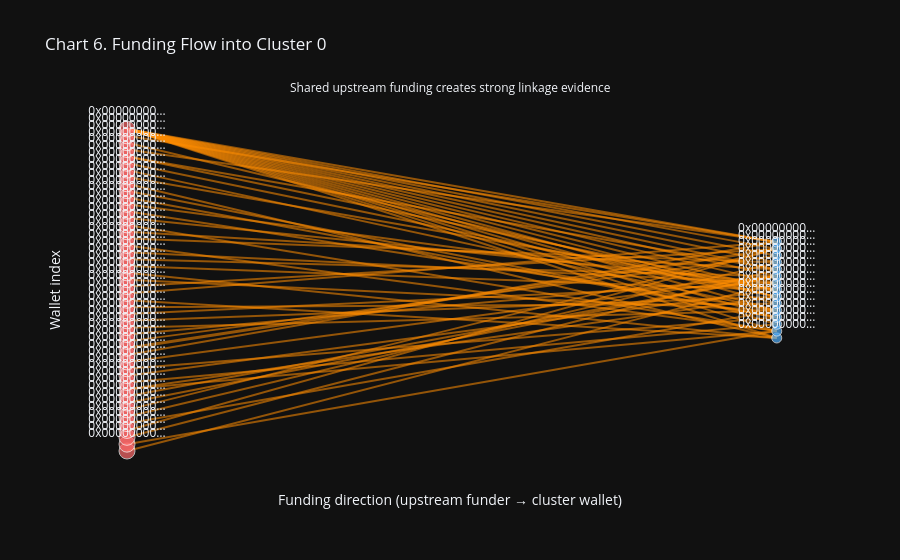

Here is the notebook cell this chart was saved with:
### Code cell
incoming_funding = cluster_tx[(cluster_tx['to_addr'].isin(cluster_addresses)) & (~cluster_tx['from_addr'].isin(cluster_addresses))].copy()
edge_df = (
    incoming_funding.groupby(['from_addr', 'to_addr'], as_index=False)
    .size()
    .rename(columns={'size': 'edge_weight'})
)

if edge_df.empty:
    edge_df = pd.DataFrame({'from_addr': ['no_external_funder'], 'to_addr': [cluster_addresses[0]], 'edge_weight': [1]})

funders = edge_df['from_addr'].drop_duplicates().tolist()
wallets = sorted(edge_df['to_addr'].drop_duplicates().tolist())

node_x = {}
node_y = {}
for i, f in enumerate(funders):
    node_x[f] = 0.0
    node_y[f] = i - (len(funders) - 1) / 2
for j, w in enumerate(wallets):
    node_x[w] = 1.0
    node_y[w] = j - (len(wallets) - 1) / 2

line_traces = []
for _, r in edge_df.iterrows():
    line_traces.append(
        go.Scatter(
            x=[node_x[r['from_addr']], node_x[r['to_addr']]],
            y=[node_y[r['from_addr']], node_y[r['to_addr']]],
            mode='lines',
            line=dict(width=1 + float(r['edge_weight']), color='rgba(255,140,0,0.55)'),
            hoverinfo='text',
            text=f"{r['from_addr'][:10]} -> {r['to_addr'][:10]} | events={int(r['edge_weight'])}",
            showlegend=False,
        )
    )

node_df = pd.DataFrame(
    {
        'node': funders + wallets,
        'x': [node_x[n] for n in funders + wallets],
        'y': [node_y[n] for n in funders + wallets],
        'type': ['funder'] * len(funders) + ['cluster_wallet'] * len(wallets),
    }
)

fig6 = go.Figure()
for tr in line_traces:
    fig6.add_trace(tr)
fig6.add_trace(
    go.Scatter(
        x=node_df['x'],
        y=node_df['y'],
        mode='markers+text',
        marker=dict(
            size=np.where(node_df['type'] == 'funder', 16, 10),
            color=np.where(node_df['type'] == 'funder', '#ff6b6b', '#4dabf7'),
            line=dict(color='white', width=1),
        ),
        text=[n[:10] + '…' for n in node_df['node']],
        textposition='top center',
        hovertext=node_df['node'],
        hoverinfo='text',
        showlegend=False,
    )
)
fig6.update_layout(
    title=f'Chart 6. Funding Flow into Cluster {largest_cluster}',
    template='plotly_dark',
    xaxis_title='Funding direction (upstream funder → cluster wallet)',
    yaxis_title='Wallet index',
    xaxis=dict(showgrid=False, zeroline=False, showticklabels=False),
    yaxis=dict(showgrid=False, zeroline=False, showticklabels=False),
)
fig6.add_annotation(
    text='Shared upstream funding creates strong linkage evidence',
    x=0.5,
    y=1.06,
    xref='paper',
    yref='paper',
    showarrow=False,
)
render_chart(fig6, 'chart_06_funding_flow.png')

if not incoming_funding.empty:
    top_funder = incoming_funding['from_addr'].value_counts().idxmax()
    fspan_min = (incoming_funding['timestamp'].max() - incoming_funding['timestamp'].min()) / 60.0
    print(f'All {len(wallets)} wallets are funded from {top_funder} within {fspan_min:.1f} minutes.')

### Figure 1 — Plotly figure (JSON) as saved in the notebook; plotly's stock layout.template omitted (floating-point values rounded to 4 significant figures)
{"data": [{"hoverinfo": "text", "line": {"color": "rgba(255,140,0,0.55)", "width": 2.0}, "mode": "lines", "showlegend": false, "text": "0x00000000 -> 0x00000000 | events=1", "type": "scatter", "x": [0.0, 1.0], "y": [-23.5, 1.0]}, {"hoverinfo": "text", "line": {"color": "rgba(255,140,0,0.55)", "width": 2.0}, "mode": "lines", "showlegend": false, "text": "0x00000000 -> 0x00000000 | events=1", "type": "scatter", "x": [0.0, 1.0], "y": [-22.5, -6.0]}, {"hoverinfo": "text", "line": {"color": "rgba(255,140,0,0.55)", "width": 2.0}, "mode": "lines", "showlegend": false, "text": "0x00000000 -> 0x00000000 | events=1", "type": "scatter", "x": [0.0, 1.0], "y": [-21.5, 3.0]}, {"hoverinfo": "text", "line": {"color": "rgba(255,140,0,0.55)", "width": 2.0}, "mode": "lines", "showlegend": false, "text": "0x00000000 -> 0x00000000 | events=1", "type": "scatter", "x": [0.0, 1.0], "y": [-20.5, 6.0]}, {"hoverinfo": "text", "line": {"color": "rgba(255,140,0,0.55)", "width": 2.0}, "mode": "lines", "showlegend": false, "text": "0x00000000 -> 0x00000000 | events=1", "type": "scatter", "x": [0.0, 1.0], "y": [-19.5, -3.0]}, {"hoverinfo": "text", "line": {"color": "rgba(255,140,0,0.55)", "width": 2.0}, "mode": "lines", "showlegend": false, "text": "0x00000000 -> 0x00000000 | events=1", "type": "scatter", "x": [0.0, 1.0], "y": [-18.5, 4.0]}, {"hoverinfo": "text", "line": {"color": "rgba(255,140,0,0.55)", "width": 2.0}, "mode": "lines", "showlegend": false, "text": "0x00000000 -> 0x00000000 | events=1", "type": "scatter", "x": [0.0, 1.0], "y": [-17.5, 6.0]}, {"hoverinfo": "text", "line": {"color": "rgba(255,140,0,0.55)", "width": 2.0}, "mode": "lines", "showlegend": false, "text": "0x00000000 -> 0x00000000 | events=1", "type": "scatter", "x": [0.0, 1.0], "y": [-16.5, 2.0]}, {"hoverinfo": "text", "line": {"color": "rgba(255,140,0,0.55)", "width": 2.0}, "mode": "lines", "showlegend": false, "text": "0x00000000 -> 0x00000000 | events=1", "type": "scatter", "x": [0.0, 1.0], "y": [-15.5, 2.0]}, {"hoverinfo": "text", "line": {"color": "rgba(255,140,0,0.55)", "width": 2.0}, "mode": "lines", "showlegend": false, "text": "0x00000000 -> 0x00000000 | events=1", "type": "scatter", "x": [0.0, 1.0], "y": [-14.5, -6.0]}, {"hoverinfo": "text", "line": {"color": "rgba(255,140,0,0.55)", "width": 2.0}, "mode": "lines", "showlegend": false, "text": "0x00000000 -> 0x00000000 | events=1", "type": "scatter", "x": [0.0, 1.0], "y": [-14.5, -1.0]}, {"hoverinfo": "text", "line": {"color": "rgba(255,140,0,0.55)", "width": 2.0}, "mode": "lines", "showlegend": false, "text": "0x00000000 -> 0x00000000 | events=1", "type": "scatter", "x": [0.0, 1.0], "y": [-13.5, -5.0]}, {"hoverinfo": "text", "line": {"color": "rgba(255,140,0,0.55)", "width": 2.0}, "mode": "lines", "showlegend": false, "text": "0x00000000 -> 0x00000000 | events=1", "type": "scatter", "x": [0.0, 1.0], "y": [-12.5, 0.0]}, {"hoverinfo": "text", "line": {"color": "rgba(255,140,0,0.55)", "width": 2.0}, "mode": "lines", "showlegend": false, "text": "0x00000000 -> 0x00000000 | events=1", "type": "scatter", "x": [0.0, 1.0], "y": [-11.5, -4.0]}, {"hoverinfo": "text", "line": {"color": "rgba(255,140,0,0.55)", "width": 2.0}, "mode": "lines", "showlegend": false, "text": "0x00000000 -> 0x00000000 | events=1", "type": "scatter", "x": [0.0, 1.0], "y": [-10.5, 2.0]}, {"hoverinfo": "text", "line": {"color": "rgba(255,140,0,0.55)", "width": 2.0}, "mode": "lines", "showlegend": false, "text": "0x00000000 -> 0x00000000 | events=1", "type": "scatter", "x": [0.0, 1.0], "y": [-9.5, 7.0]}, {"hoverinfo": "text", "line": {"color": "rgba(255,140,0,0.55)", "width": 3.0}, "mode": "lines", "showlegend": false, "text": "0x00000000 -> 0x00000000 | events=2", "type": "scatter", "x": [0.0, 1.0], "y": [-8.5, 6.0]}, {"hoverinfo": "text", "line": {"color": "rgba(255,140,0,0.55)", "width": 2.0}, "mode": "lines", "showlegend": false, "text": "0x00000000 -> 0x00000000 | events=1", "type": "scatter", "x": [0.0, 1.0], "y": [-7.5, 5.0]}, {"hoverinfo": "text", "line": {"color": "rgba(255,140,0,0.55)", "width": 2.0}, "mode": "lines", "showlegend": false, "text": "0x00000000 -> 0x00000000 | events=1", "type": "scatter", "x": [0.0, 1.0], "y": [-6.5, 2.0]}, {"hoverinfo": "text", "line": {"color": "rgba(255,140,0,0.55)", "width": 2.0}, "mode": "lines", "showlegend": false, "text": "0x00000000 -> 0x00000000 | events=1", "type": "scatter", "x": [0.0, 1.0], "y": [-5.5, -3.0]}, {"hoverinfo": "text", "line": {"color": "rgba(255,140,0,0.55)", "width": 2.0}, "mode": "lines", "showlegend": false, "text": "0x00000000 -> 0x00000000 | events=1", "type": "scatter", "x": [0.0, 1.0], "y": [-4.5, -1.0]}, {"hoverinfo": "text", "line": {"color": "rgba(255,140,0,0.55)", "width": 2.0}, "mode": "lines", "showlegend": false, "text": "0x00000000 -> 0x00000000 | events=1", "type": "scatter", "x": [0.0, 1.0], "y": [-3.5, 1.0]}, {"hoverinfo": "text", "line": {"color": "rgba(255,140,0,0.55)", "width": 2.0}, "mode": "lines", "showlegend": false, "text": "0x00000000 -> 0x00000000 | events=1", "type": "scatter", "x": [0.0, 1.0], "y": [-2.5, -2.0]}, {"hoverinfo": "text", "line": {"color": "rgba(255,140,0,0.55)", "width": 2.0}, "mode": "lines", "showlegend": false, "text": "0x00000000 -> 0x00000000 | events=1", "type": "scatter", "x": [0.0, 1.0], "y": [-1.5, -7.0]}, {"hoverinfo": "text", "line": {"color": "rgba(255,140,0,0.55)", "width": 2.0}, "mode": "lines", "showlegend": false, "text": "0x00000000 -> 0x00000000 | events=1", "type": "scatter", "x": [0.0, 1.0], "y": [-0.5, 7.0]}, {"hoverinfo": "text", "line": {"color": "rgba(255,140,0,0.55)", "width": 2.0}, "mode": "lines", "showlegend": false, "text": "0x00000000 -> 0x00000000 | events=1", "type": "scatter", "x": [0.0, 1.0], "y": [0.5, 6.0]}, {"hoverinfo": "text", "line": {"color": "rgba(255,140,0,0.55)", "width": 2.0}, "mode": "lines", "showlegend": false, "text": "0x00000000 -> 0x00000000 | events=1", "type": "scatter", "x": [0.0, 1.0], "y": [1.5, -3.0]}, {"hoverinfo": "text", "line": {"color": "rgba(255,140,0,0.55)", "width": 2.0}, "mode": "lines", "showlegend": false, "text": "0x00000000 -> 0x00000000 | events=1", "type": "scatter", "x": [0.0, 1.0], "y": [2.5, -7.0]}, {"hoverinfo": "text", "line": {"color": "rgba(255,140,0,0.55)", "width": 2.0}, "mode": "lines", "showlegend": false, "text": "0x00000000 -> 0x00000000 | events=1", "type": "scatter", "x": [0.0, 1.0], "y": [3.5, 0.0]}, {"hoverinfo": "text", "line": {"color": "rgba(255,140,0,0.55)", "width": 2.0}, "mode": "lines", "showlegend": false, "text": "0x00000000 -> 0x00000000 | events=1", "type": "scatter", "x": [0.0, 1.0], "y": [4.5, 2.0]}, {"hoverinfo": "text", "line": {"color": "rgba(255,140,0,0.55)", "width": 2.0}, "mode": "lines", "showlegend": false, "text": "0x00000000 -> 0x00000000 | events=1", "type": "scatter", "x": [0.0, 1.0], "y": [5.5, 1.0]}, {"hoverinfo": "text", "line": {"color": "rgba(255,140,0,0.55)", "width": 2.0}, "mode": "lines", "showlegend": false, "text": "0x00000000 -> 0x00000000 | events=1", "type": "scatter", "x": [0.0, 1.0], "y": [6.5, -6.0]}, {"hoverinfo": "text", "line": {"color": "rgba(255,140,0,0.55)", "width": 2.0}, "mode": "lines", "showlegend": false, "text": "0x00000000 -> 0x00000000 | events=1", "type": "scatter", "x": [0.0, 1.0], "y": [7.5, 4.0]}, {"hoverinfo": "text", "line": {"color": "rgba(255,140,0,0.55)", "width": 2.0}, "mode": "lines", "showlegend": false, "text": "0x00000000 -> 0x00000000 | events=1", "type": "scatter", "x": [0.0, 1.0], "y": [8.5, 3.0]}, {"hoverinfo": "text", "line": {"color": "rgba(255,140,0,0.55)", "width": 2.0}, "mode": "lines", "showlegend": false, "text": "0x00000000 -> 0x00000000 | events=1", "type": "scatter", "x": [0.0, 1.0], "y": [9.5, -6.0]}, {"hoverinfo": "text", "line": {"color": "rgba(255,140,0,0.55)", "width": 2.0}, "mode": "lines", "showlegend": false, "text": "0x00000000 -> 0x00000000 | events=1", "type": "scatter", "x": [0.0, 1.0], "y": [10.5, 1.0]}, {"hoverinfo": "text", "line": {"color": "rgba(255,140,0,0.55)", "width": 2.0}, "mode": "lines", "showlegend": false, "text": "0x00000000 -> 0x00000000 | events=1", "type": "scatter", "x": [0.0, 1.0], "y": [11.5, -3.0]}, {"hoverinfo": "text", "line": {"color": "rgba(255,140,0,0.55)", "width": 2.0}, "mode": "lines", "showlegend": false, "text": "0x00000000 -> 0x00000000 | events=1", "type": "scatter", "x": [0.0, 1.0], "y": [12.5, 0.0]}, {"hoverinfo": "text", "line": {"color": "rgba(255,140,0,0.55)", "width": 2.0}, "mode": "lines", "showlegend": false, "text": "0x00000000 -> 0x00000000 | events=1", "type": "scatter", "x": [0.0, 1.0], "y": [13.5, -4.0]}, {"hoverinfo": "text", "line": {"color": "rgba(255,140,0,0.55)", "width": 2.0}, "mode": "lines", "showlegend": false, "text": "0x00000000 -> 0x00000000 | events=1", "type": "scatter", "x": [0.0, 1.0], "y": [14.5, -4.0]}, {"hoverinfo": "text", "line": {"color": "rgba(255,140,0,0.55)", "width": 2.0}, "mode": "lines", "showlegend": false, "text": "0x00000000 -> 0x00000000 | events=1", "type": "scatter", "x": [0.0, 1.0], "y": [15.5, -7.0]}, {"hoverinfo": "text", "line": {"color": "rgba(255,140,0,0.55)", "width": 2.0}, "mode": "lines", "showlegend": false, "text": "0x00000000 -> 0x00000000 | events=1", "type": "scatter", "x": [0.0, 1.0], "y": [16.5, 0.0]}, {"hoverinfo": "text", "line": {"color": "rgba(255,140,0,0.55)", "width": 2.0}, "mode": "lines", "showlegend": false, "text": "0x00000000 -> 0x00000000 | events=1", "type": "scatter", "x": [0.0, 1.0], "y": [17.5, -3.0]}, {"hoverinfo": "text", "line": {"color": "rgba(255,140,0,0.55)", "width": 2.0}, "mode": "lines", "showlegend": false, "text": "0x00000000 -> 0x00000000 | events=1", "type": "scatter", "x": [0.0, 1.0], "y": [18.5, -1.0]}, {"hoverinfo": "text", "line": {"color": "rgba(255,140,0,0.55)", "width": 2.0}, "mode": "lines", "showlegend": false, "text": "0x00000000 -> 0x00000000 | events=1", "type": "scatter", "x": [0.0, 1.0], "y": [19.5, 0.0]}, {"hoverinfo": "text", "line": {"color": "rgba(255,140,0,0.55)", "width": 2.0}, "mode": "lines", "showlegend": false, "text": "0x00000000 -> 0x00000000 | events=1", "type": "scatter", "x": [0.0, 1.0], "y": [19.5, 3.0]}, {"hoverinfo": "text", "line": {"color": "rgba(255,140,0,0.55)", "width": 2.0}, "mode": "lines", "showlegend": false, "text": "0x00000000 -> 0x00000000 | events=1", "type": "scatter", "x": [0.0, 1.0], "y": [20.5, 7.0]}, {"hoverinfo": "text", "line": {"color": "rgba(255,140,0,0.55)", "width": 2.0}, "mode": "lines", "showlegend": false, "text": "0x00000000 -> 0x00000000 | events=1", "type": "scatter", "x": [0.0, 1.0], "y": [21.5, -1.0]}, {"hoverinfo": "text", "line": {"color": "rgba(255,140,0,0.55)", "width": 2.0}, "mode": "lines", "showlegend": false, "text": "0x00000000 -> 0x00000000 | events=1", "type": "scatter", "x": [0.0, 1.0], "y": [22.5, 7.0]}, {"hoverinfo": "text", "line": {"color": "rgba(255,140,0,0.55)", "width": 2.0}, "mode": "lines", "showlegend": false, "text": "0x00000000 -> 0x00000000 | events=1", "type": "scatter", "x": [0.0, 1.0], "y": [23.5, -7.0]}, {"hoverinfo": "text", "line": {"color": "rgba(255,140,0,0.55)", "width": 2.0}, "mode": "lines", "showlegend": false, "text": "0x00000000 -> 0x00000000 | events=1", "type": "scatter", "x": [0.0, 1.0], "y": [23.5, -6.0]}, {"hoverinfo": "text", "line": {"color": "rgba(255,140,0,0.55)", "width": 2.0}, "mode": "lines", "showlegend": false, "text": "0x00000000 -> 0x00000000 | events=1", "type": "scatter", "x": [0.0, 1.0], "y": [23.5, -5.0]}, {"hoverinfo": "text", "line": {"color": "rgba(255,140,0,0.55)", "width": 2.0}, "mode": "lines", "showlegend": false, "text": "0x00000000 -> 0x00000000 | events=1", "type": "scatter", "x": [0.0, 1.0], "y": [23.5, -4.0]}, {"hoverinfo": "text", "line": {"color": "rgba(255,140,0,0.55)", "width": 2.0}, "mode": "lines", "showlegend": false, "text": "0x00000000 -> 0x00000000 | events=1", "type": "scatter", "x": [0.0, 1.0], "y": [23.5, -3.0]}, {"hoverinfo": "text", "line": {"color": "rgba(255,140,0,0.55)", "width": 2.0}, "mode": "lines", "showlegend": false, "text": "0x00000000 -> 0x00000000 | events=1", "type": "scatter", "x": [0.0, 1.0], "y": [23.5, -2.0]}, {"hoverinfo": "text", "line": {"color": "rgba(255,140,0,0.55)", "width": 2.0}, "mode": "lines", "showlegend": false, "text": "0x00000000 -> 0x00000000 | events=1", "type": "scatter", "x": [0.0, 1.0], "y": [23.5, -1.0]}, {"hoverinfo": "text", "line": {"color": "rgba(255,140,0,0.55)", "width": 2.0}, "mode": "lines", "showlegend": false, "text": "0x00000000 -> 0x00000000 | events=1", "type": "scatter", "x": [0.0, 1.0], "y": [23.5, 0.0]}, {"hoverinfo": "text", "line": {"color": "rgba(255,140,0,0.55)", "width": 2.0}, "mode": "lines", "showlegend": false, "text": "0x00000000 -> 0x00000000 | events=1", "type": "scatter", "x": [0.0, 1.0], "y": [23.5, 1.0]}, {"hoverinfo": "text", "line": {"color": "rgba(255,140,0,0.55)", "width": 2.0}, "mode": "lines", "showlegend": false, "text": "0x00000000 -> 0x00000000 | events=1", "type": "scatter", "x": [0.0, 1.0], "y": [23.5, 2.0]}, {"hoverinfo": "text", "line": {"color": "rgba(255,140,0,0.55)", "width": 2.0}, "mode": "lines", "showlegend": false, "text": "0x00000000 -> 0x00000000 | events=1", "type": "scatter", "x": [0.0, 1.0], "y": [23.5, 3.0]}, {"hoverinfo": "text", "line": {"color": "rgba(255,140,0,0.55)", "width": 2.0}, "mode": "lines", "showlegend": false, "text": "0x00000000 -> 0x00000000 | events=1", "type": "scatter", "x": [0.0, 1.0], "y": [23.5, 4.0]}, {"hoverinfo": "text", "line": {"color": "rgba(255,140,0,0.55)", "width": 2.0}, "mode": "lines", "showlegend": false, "text": "0x00000000 -> 0x00000000 | events=1", "type": "scatter", "x": [0.0, 1.0], "y": [23.5, 5.0]}, {"hoverinfo": "text", "line": {"color": "rgba(255,140,0,0.55)", "width": 2.0}, "mode": "lines", "showlegend": false, "text": "0x00000000 -> 0x00000000 | events=1", "type": "scatter", "x": [0.0, 1.0], "y": [23.5, 6.0]}, {"hoverinfo": "text", "line": {"color": "rgba(255,140,0,0.55)", "width": 2.0}, "mode": "lines", "showlegend": false, "text": "0x00000000 -> 0x00000000 | events=1", "type": "scatter", "x": [0.0, 1.0], "y": [23.5, 7.0]}, {"hoverinfo": "text", "hovertext": ["0x0000000000000000000000000000000000500030", "0x0000000000000000000000000000000000500094", "0x0000000000000000000000000000000000c00002", "0x0000000000000000000000000000000000c00004", "0x0000000000000000000000000000000000c00008", "0x0000000000000000000000000000000000c0000e", "0x0000000000000000000000000000000000c00012", "0x0000000000000000000000000000000000c00015", "0x0000000000000000000000000000000000c00019", "0x0000000000000000000000000000000000c0001b", "0x0000000000000000000000000000000000c00021", "0x0000000000000000000000000000000000c00022", "0x0000000000000000000000000000000000c00026", "0x0000000000000000000000000000000000c00028", "0x0000000000000000000000000000000000c0002d", "0x0000000000000000000000000000000000c0002e", "0x0000000000000000000000000000000000c00039", "0x0000000000000000000000000000000000c00041", "0x0000000000000000000000000000000000c0004c", "0x0000000000000000000000000000000000c0004f", "0x0000000000000000000000000000000000c00051", "0x0000000000000000000000000000000000c0005d", "0x0000000000000000000000000000000000c0005f", "0x0000000000000000000000000000000000c00060", "0x0000000000000000000000000000000000c00064", "0x0000000000000000000000000000000000c00065", "0x0000000000000000000000000000000000c00068", "0x0000000000000000000000000000000000c0006e", "0x0000000000000000000000000000000000c00074", "0x0000000000000000000000000000000000c00075", "0x0000000000000000000000000000000000c00077", "0x0000000000000000000000000000000000c0007d", "0x0000000000000000000000000000000000c0007f", "0x0000000000000000000000000000000000c00086", "0x0000000000000000000000000000000000c0008a", "0x0000000000000000000000000000000000c0008d", "0x0000000000000000000000000000000000c00091", "0x0000000000000000000000000000000000c0009e", "0x0000000000000000000000000000000000c000a4", "0x0000000000000000000000000000000000c000bc", "0x0000000000000000000000000000000000c000c8", "0x0000000000000000000000000000000000c000ce", "0x0000000000000000000000000000000000c000d0", "0x0000000000000000000000000000000000c000d1", "0x0000000000000000000000000000000000c000d6", "0x0000000000000000000000000000000000c000d7", "0x0000000000000000000000000000000000c000d8", "0x0000000000000000000000000000000000f00000", "0x0000000000000000000000000000000000a00000", "0x0000000000000000000000000000000000a00001", "0x0000000000000000000000000000000000a00002", "0x0000000000000000000000000000000000a00003", "0x0000000000000000000000000000000000a00004", "0x0000000000000000000000000000000000a00005", "0x0000000000000000000000000000000000a00006", "0x0000000000000000000000000000000000a00007", "0x0000000000000000000000000000000000a00008", "0x0000000000000000000000000000000000a00009", "0x0000000000000000000000000000000000a0000a", "0x0000000000000000000000000000000000a0000b", "0x0000000000000000000000000000000000a0000c", "0x0000000000000000000000000000000000a0000d", "0x0000000000000000000000000000000000a0000e"], "marker": {"color": ["#ff6b6b", "#ff6b6b", "#ff6b6b", "#ff6b6b", "#ff6b6b", "#ff6b6b", "#ff6b6b", "#ff6b6b", "#ff6b6b", "#ff6b6b", "#ff6b6b", "#ff6b6b", "#ff6b6b", "#ff6b6b", "#ff6b6b", "#ff6b6b", "#ff6b6b", "#ff6b6b", "#ff6b6b", "#ff6b6b", "#ff6b6b", "#ff6b6b", "#ff6b6b", "#ff6b6b", "#ff6b6b", "#ff6b6b", "#ff6b6b", "#ff6b6b", "#ff6b6b", "#ff6b6b", "#ff6b6b", "#ff6b6b", "#ff6b6b", "#ff6b6b", "#ff6b6b", "#ff6b6b", "#ff6b6b", "#ff6b6b", "#ff6b6b", "#ff6b6b", "#ff6b6b", "#ff6b6b", "#ff6b6b", "#ff6b6b", "#ff6b6b", "#ff6b6b", "#ff6b6b", "#ff6b6b", "#4dabf7", "#4dabf7", "#4dabf7", "#4dabf7", "#4dabf7", "#4dabf7", "#4dabf7", "#4dabf7", "#4dabf7", "#4dabf7", "#4dabf7", "#4dabf7", "#4dabf7", "#4dabf7", "#4dabf7"], "line": {"color": "white", "width": 1}, "size": [16, 16, 16, 16, 16, 16, 16, 16, 16, 16, 16, 16, 16, 16, 16, 16, 16, 16, 16, 16, 16, 16, 16, 16, 16, 16, 16, 16, 16, 16, 16, 16, 16, 16, 16, 16, 16, 16, 16, 16, 16, 16, 16, 16, 16, 16, 16, 16, 10, 10, 10, 10, 10, 10, 10, 10, 10, 10, 10, 10, 10, 10, 10]}, "mode": "markers+text", "showlegend": false, "text": ["0x00000000…", "0x00000000…", "0x00000000…", "0x00000000…", "0x00000000…", "0x00000000…", "0x00000000…", "0x00000000…", "0x00000000…", "0x00000000…", "0x00000000…", "0x00000000…", "0x00000000…", "0x00000000…", "0x00000000…", "0x00000000…", "0x00000000…", "0x00000000…", "0x00000000…", "0x00000000…", "0x00000000…", "0x00000000…", "0x00000000…", "0x00000000…", "0x00000000…", "0x00000000…", "0x00000000…", "0x00000000…", "0x00000000…", "0x00000000…", "0x00000000…", "0x00000000…", "0x00000000…", "0x00000000…", "0x00000000…", "0x00000000…", "0x00000000…", "0x00000000…", "0x00000000…", "0x00000000…", "0x00000000…", "0x00000000…", "0x00000000…", "0x00000000…", "0x00000000…", "0x00000000…", "0x00000000…", "0x00000000…", "0x00000000…", "0x00000000…", "0x00000000…", "0x00000000…", "0x00000000…", "0x00000000…", "0x00000000…", "0x00000000…", "0x00000000…", "0x00000000…", "0x00000000…", "0x00000000…", "0x00000000…", "0x00000000…", "0x00000000…"], "textposition": "top center", "type": "scatter", "x": [0.0, 0.0, 0.0, 0.0, 0.0, 0.0, 0.0, 0.0, 0.0, 0.0, 0.0, 0.0, 0.0, 0.0, 0.0, 0.0, 0.0, 0.0, 0.0, 0.0, 0.0, 0.0, 0.0, 0.0, 0.0, 0.0, 0.0, 0.0, 0.0, 0.0, 0.0, 0.0, 0.0, 0.0, 0.0, 0.0, 0.0, 0.0, 0.0, 0.0, 0.0, 0.0, 0.0, 0.0, 0.0, 0.0, 0.0, 0.0, 1.0, 1.0, 1.0, 1.0, 1.0, 1.0, 1.0, 1.0, 1.0, 1.0, 1.0, 1.0, 1.0, 1.0, 1.0], "y": [-23.5, -22.5, -21.5, -20.5, -19.5, -18.5, -17.5, -16.5, -15.5, -14.5, -13.5, -12.5, -11.5, -10.5, -9.5, -8.5, -7.5, -6.5, -5.5, -4.5, -3.5, -2.5, -1.5, -0.5, 0.5, 1.5, 2.5, 3.5, 4.5, 5.5, 6.5, 7.5, 8.5, 9.5, 10.5, 11.5, 12.5, 13.5, 14.5, 15.5, 16.5, 17.5, 18.5, 19.5, 20.5, 21.5, 22.5, 23.5, -7.0, -6.0, -5.0, -4.0, -3.0, -2.0, -1.0, 0.0, 1.0, 2.0, 3.0, 4.0, 5.0, 6.0, 7.0]}], "layout": {"annotations": [{"showarrow": false, "text": "Shared upstream funding creates strong linkage evidence", "x": 0.5, "xref": "paper", "y": 1.06, "yref": "paper"}], "title": {"text": "Chart 6. Funding Flow into Cluster 0"}, "xaxis": {"showgrid": false, "showticklabels": false, "title": {"text": "Funding direction (upstream funder → cluster wallet)"}, "zeroline": false}, "yaxis": {"showgrid": false, "showticklabels": false, "title": {"text": "Wallet index"}, "zeroline": false}}}
